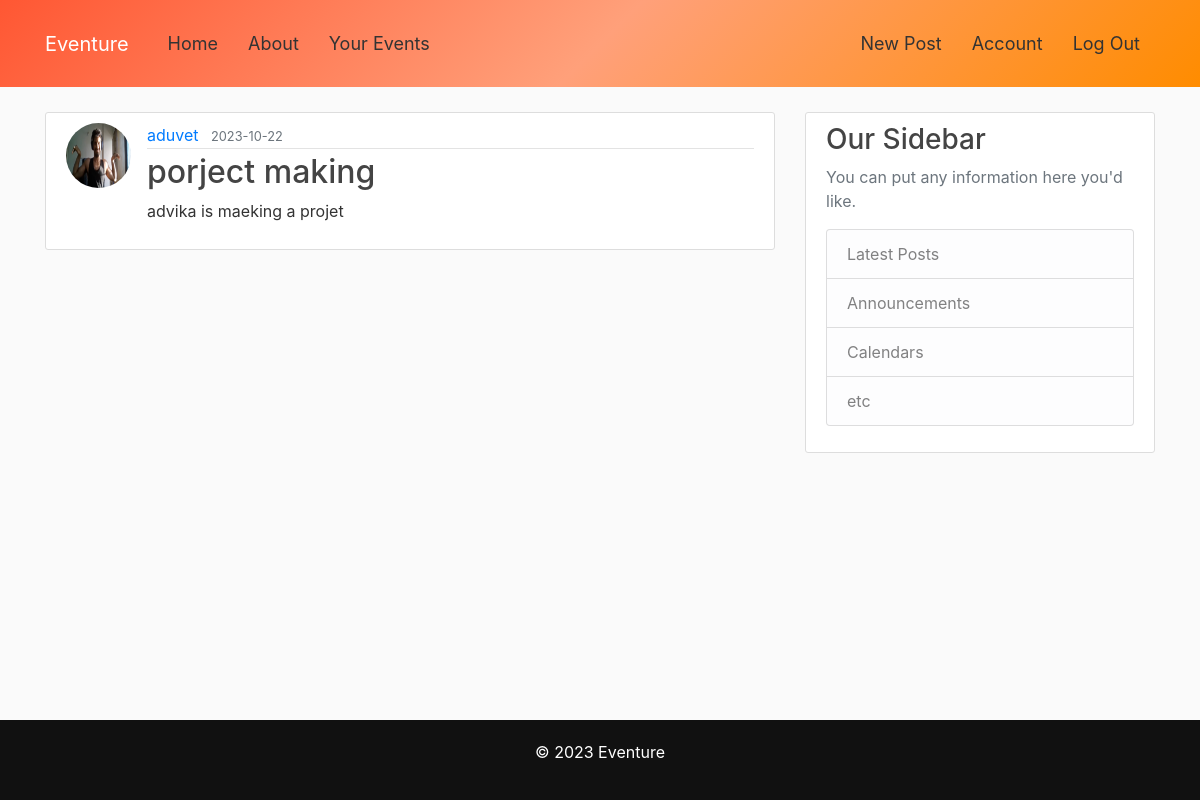
Screenshot of /home (signed in) with the database file from the repository.
### flaskBlog/models.py (models this page shows, shortened)
class Post(db.Model):
    id = db.Column(db.Integer, primary_key=True)
    title = db.Column(db.String(100), nullable=False)
    date_posted = db.Column(db.DateTime, nullable=False, default=datetime.utcnow)
    content = db.Column(db.Text, nullable=False)
    user_id = db.Column(db.Integer, db.ForeignKey('user.id'), nullable=False)
    rsvps = db.relationship('RSVP', backref='post', lazy=True, cascade='all, delete-orphan')

class User(db.Model, UserMixin):
    id = db.Column(db.Integer, primary_key = True)
    username = db.Column(db.String(20), unique=True, nullable = False)
    email = db.Column(db.String(120), unique=True, nullable = False)
    image_file = db.Column(db.String(20), nullable = False, default='default.jpg')
    password = db.Column(db.String(60), nullable = False)
    posts = db.relationship('Post',backref='author',lazy=True)

### flaskBlog/routes.py (the view)
@app.route("/")
@app.route("/home")
def home():
    posts = Post.query.all()
    return render_template('home.html', posts = posts)

### flaskBlog/models.py (called while the page is built)
@login_manager.user_loader
def load_user(user_id):
    return User.query.get(int(user_id))

### flaskBlog/templates/home.html
{% extends "layout.html" %}
{% block content %}
    {% for post in posts %}
    <article class="media content-section">
      <img class="rounded-circle article-img" src="{{url_for('static', filename = 'profile_pics/' + post.author.image_file ) }} " alt="">
        <div class="media-body">
          <div class="article-metadata">
            <a class="mr-2" href="#">{{ post.author.username }}</a>
            <small class="text-muted">{{ post.date_posted.strftime('%Y-%m-%d') }}</small>
          </div>
          <h2><a class="article-title" href=" {{ url_for('post', post_id = post.id) }} ">{{ post.title }}</a></h2>
          <p class="article-content">{{ post.content }}</p>
        </div>
      </article>
    {% endfor %}
{% endblock content%}

### flaskBlog/static/main.css (style rules this page uses)
body { background: #fafafa; color: #333333; margin-top: 7rem; }
h1, h2, h3, h4, h5, h6 { color: #444444; }
.content-section { background: #ffffff; padding: 10px 20px; border: 1px solid #dddddd; border-radius: 3px; margin-bottom: 20px; }
.article-title { color: #444444; }
.article-content { white-space: pre-line; }
.article-img { height: 65px; width: 65px; margin-right: 16px; }
.article-metadata { padding-bottom: 1px; margin-bottom: 4px; border-bottom: 1px solid #e3e3e3 }

### rows the page displays
Post: image_file (picture), author.username "aduvet", date_posted "2023-10-22", title "porject making", content "advika is maeking a projet"
